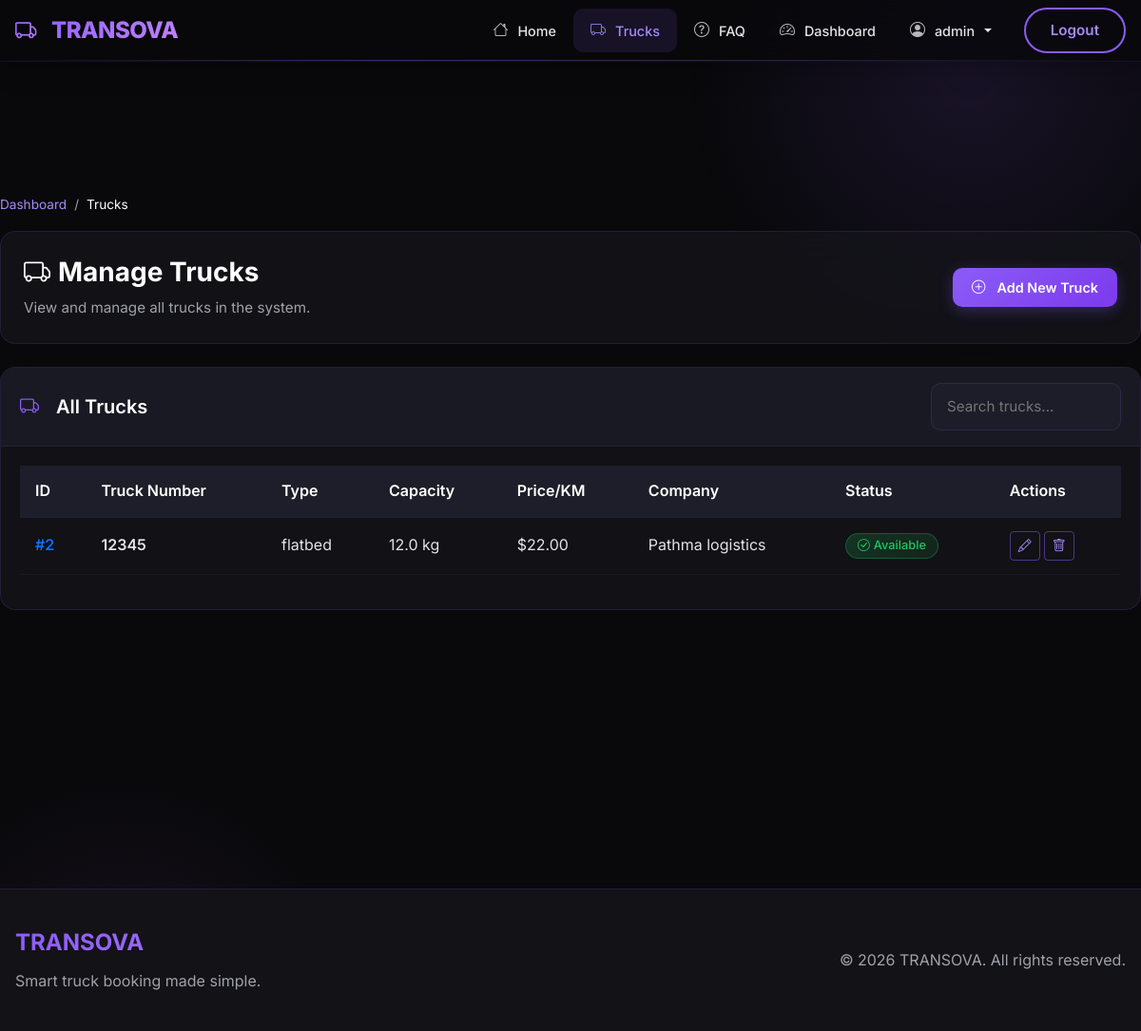
/bookings/admin/trucks/ (signed in), run on the app's committed database.
### accounts/models.py (models this page shows, shortened)
class User(AbstractUser):
    ROLE_ADMIN = "ADMIN"
    ROLE_COMPANY = "COMPANY"
    ROLE_CUSTOMER = "CUSTOMER"
    ROLE_DRIVER = "DRIVER"
    ROLE_CHOICES = (
        (ROLE_ADMIN, "Admin"),
        (ROLE_COMPANY, "Company"),
        (ROLE_CUSTOMER, "Customer"),
        (ROLE_DRIVER, "Driver"),
    )
    role = models.CharField(max_length=20, choices=ROLE_CHOICES, default=ROLE_CUSTOMER)
    phone = models.CharField(max_length=20, blank=True)
    address = models.TextField(blank=True)
    profile_picture = models.ImageField(
        upload_to="profile_pics/", blank=True, null=True
    )
    date_of_birth = models.DateField(null=True, blank=True)
    gender = models.CharField(
        max_length=10,
        choices=[
            ("male", "Male"),
            ("female", "Female"),
            ("other", "Other"),
        ],
        blank=True,
    )
    groups = models.ManyToManyField(
        "auth.Group",
        verbose_name="groups",
        blank=True,
        help_text="The groups this user belongs to.",
        related_name="custom_user_set",
        related_query_name="user",
    )
    user_permissions = models.ManyToManyField(
        "auth.Permission",
        verbose_name="user permissions",
        blank=True,
        help_text="Specific permissions for this user.",
        related_name="custom_user_set",
        related_query_name="user",
    )

### fleet/models.py (models this page shows, shortened)
class Truck(models.Model):
    TRUCK_TYPES = [
        ("box_truck", "Box Truck"),
        ("flatbed", "Flatbed"),
        ("refrigerated", "Refrigerated Truck"),
        ("tanker", "Tanker Truck"),
        ("semi_trailer", "Semi-Trailer Truck (18-Wheeler)"),
        ("garbage", "Garbage Truck"),
        ("car_carrier", "Car Carrier Truck"),
        ("heavy_haul", "Heavy Haul Truck"),
    ]
    company = models.ForeignKey(
        Company,
        on_delete=models.CASCADE,
        related_name="trucks",
        null=True,
        blank=True,
        db_index=True,  # Index for company-specific queries
    )
    truck_number = models.CharField(max_length=50)
    truck_type = models.CharField(max_length=50, choices=TRUCK_TYPES)
    capacity = models.FloatField()
    is_available = models.BooleanField(default=True, db_index=True)
    image = models.ImageField(upload_to="truck_images/", blank=True, null=True)
    price_per_km = models.DecimalField(max_digits=8, decimal_places=2)
    current_latitude = models.FloatField(null=True, blank=True, db_index=True)
    current_longitude = models.FloatField(null=True, blank=True)
    last_location_update = models.DateTimeField(null=True, blank=True)
    is_online = models.BooleanField(
        default=False, db_index=True
    )  # GPS device online status
    created_at = models.DateTimeField(auto_now_add=True, null=True, blank=True)
    updated_at = models.DateTimeField(auto_now=True, null=True, blank=True)
    class Meta:
        ordering = ["-created_at"]
        unique_together = [["company", "truck_number"]]

class Company(models.Model):
    user = models.OneToOneField(
        settings.AUTH_USER_MODEL,
        on_delete=models.CASCADE,
        related_name="company_profile",
    )
    company_name = models.CharField(max_length=255)
    trade_license = models.CharField(max_length=100, blank=True)
    phone = models.CharField(max_length=20, blank=True)
    address = models.TextField(blank=True)
    logo = models.ImageField(upload_to="company_logos/", blank=True, null=True)
    description = models.TextField(blank=True)
    website = models.URLField(blank=True)
    contact_person = models.CharField(max_length=100, blank=True)
    is_approved = models.BooleanField(default=False, db_index=True)
    created_at = models.DateTimeField(auto_now_add=True, null=True, blank=True)
    updated_at = models.DateTimeField(auto_now=True, null=True, blank=True)
    class Meta:
        ordering = ["-created_at"]
        verbose_name_plural = "Companies"

### bookings/views.py (the view)
# urls.py: path("admin/trucks/", admin_trucks, name="admin_trucks"),
@login_required(login_url="/login/")
def admin_trucks(request):
    if not (
        request.user.is_staff
        or request.user.is_superuser
        or request.user.role == "ADMIN"
    ):
        messages.error(request, "You are not authorized to view this page.")
        return redirect("login")
    trucks = Truck.objects.all().order_by("-created_at")
    return render(request, "bookings/admin_trucks.html", {"trucks": trucks})

### bookings/templates/bookings/admin_trucks.html (shortened to what this page needs)
{% extends "bookings/admin_base.html" %}
{% block admin_content %}
<nav class="admin-breadcrumb">
    <a href="{% url 'admin_dashboard' %}">Dashboard</a>
    <span class="separator">/</span>
    <span class="current">Trucks</span>
</nav>
<div class="admin-page-header">
    <div class="row align-items-center">
        <div class="col-md-8">
            <h1 class="admin-page-title">
                <i class="bi bi-truck me-2"></i>Manage Trucks
            </h1>
            <p class="admin-page-subtitle">View and manage all trucks in the system.</p>
        </div>
        <div class="col-md-4 text-md-end">
            <a href="{% url 'admin_truck_add' %}" class="btn btn-admin btn-admin-primary">
                <i class="bi bi-plus-circle me-1"></i> Add New Truck
            </a>
        </div>
    </div>
</div>
<div class="row">
    <div class="col-md-12">
        <div class="admin-card">
            <div class="card-header d-flex justify-content-between align-items-center flex-wrap gap-2">
                <h5><i class="bi bi-truck me-2"></i>All Trucks</h5>
                <input type="text" class="form-admin" placeholder="Search trucks..." id="truckSearch" style="width: 200px;">
            </div>
            <div class="card-body table-responsive">
                <table class="table admin-table" id="trucksTable">
                    <thead>
                        <tr>
                            <th>ID</th>
                            <th>Truck Number</th>
                            <th>Type</th>
                            <th>Capacity</th>
                            <th>Price/KM</th>
                            <th>Company</th>
                            <th>Status</th>
                            <th>Actions</th>
                        </tr>
                    </thead>
                    <tbody>
                        {% for truck in trucks %}
                        <tr>
                            <td>
                                <span class="text-primary fw-semibold">#{{ truck.id }}</span>
                            </td>
                            <td>
                                <span class="fw-semibold">{{ truck.truck_number }}</span>
                            </td>
                            <td>{{ truck.truck_type }}</td>
                            <td>{{ truck.capacity }} kg</td>
                            <td>${{ truck.price_per_km }}</td>
                            <td>{{ truck.company.company_name|default:"N/A" }}</td>
                            <td>
                                {% if truck.is_available %}
                                <span class="badge badge-admin badge-success-custom">
                                    <i class="bi bi-check-circle me-1"></i>Available
                                </span>
                                {% else %}
                                <span class="badge badge-admin badge-warning-custom">
                                    <i class="bi bi-clock me-1"></i>Booked
                                </span>
                                {% endif %}
                            </td>
                            <td>
                                <div class="d-flex gap-1">
                                    <a href="{% url 'admin_truck_edit' truck.id %}" class="btn btn-sm btn-admin-outline" title="Edit">
                                        <i class="bi bi-pencil"></i>
                                    </a>
                                    <a href="{% url 'admin_truck_delete' truck.id %}" class="btn btn-sm btn-admin-outline" title="Delete" onclick="return confirm('Are you sure you want to delete this truck?')">
                                        <i class="bi bi-trash"></i>
                                    </a>
                                </div>
                            </td>
                        </tr>
                        {% endfor %}
                    </tbody>
                </table>
            </div>
        </div>
    </div>
</div>
{% endblock %}

### bookings/templates/bookings/base.html (shortened to what this page needs)
{% load static %}
<!DOCTYPE html>
<html lang="en">
<head>
    <link href="https://cdn.jsdelivr.net/npm/bootstrap@5.3.3/dist/css/bootstrap.min.css" rel="stylesheet">
    <link href="https://cdn.jsdelivr.net/npm/bootstrap-icons@1.11.3/font/bootstrap-icons.css" rel="stylesheet">
    <link rel="stylesheet" href="https://unpkg.com/leaflet@1.9.4/dist/leaflet.css"/>
    <link rel="stylesheet" href="{% static 'css/theme.css' %}">
</head>
<body>
<nav class="navbar navbar-expand-lg kontrek-navbar fixed-top">
    <div class="container">
        <a class="navbar-brand" href="/">
            <i class="bi bi-truck me-2"></i>TRANSOVA
        </a>
        <div class="collapse navbar-collapse" id="nav">
            <ul class="navbar-nav ms-auto align-items-lg-center">
                <li class="nav-item">
                    <a class="nav-link {% if request.path == '/' %}active{% endif %}" href="/">
                        <i class="bi bi-house me-1"></i> Home
                    </a>
                </li>
                <li class="nav-item">
                    <a class="nav-link {% if '/trucks/' in request.path %}active{% endif %}" href="/trucks/">
                        <i class="bi bi-truck me-1"></i> Trucks
                    </a>
                </li>
                <li class="nav-item">
                    <a class="nav-link {% if '/faq/' in request.path %}active{% endif %}" href="/faq/">
                        <i class="bi bi-question-circle me-1"></i> FAQ
                    </a>
                </li>
                {% if user.is_authenticated %}
                    {% if user.is_staff or user.is_superuser or user.role == 'ADMIN' %}
                    <li class="nav-item">
                        <a class="nav-link" href="/bookings/admin-dashboard/">
                            <i class="bi bi-speedometer2 me-1"></i> Dashboard
                        </a>
                    </li>
                    <li class="nav-item dropdown">
                        <a class="nav-link dropdown-toggle" href="#" role="button" data-bs-toggle="dropdown">
                            <i class="bi bi-person-circle me-1"></i> {{ user.username }}
                        </a>
                    </li>
                    {% elif user.role == 'COMPANY' %}
                    <li class="nav-item"><a class="nav-link" href="/fleet/dashboard/"><i class="bi bi-speedometer2 me-1"></i> Dashboard</a></li>
                    {% else %}
                    <li class="nav-item"><a class="nav-link" href="/dashboard/"><i class="bi bi-speedometer2 me-1"></i> Dashboard</a></li>
                    {% endif %}
                    <li class="nav-item">
                        <a class="kontrek-btn-outline ms-lg-3" href="/logout/">Logout</a>
                    </li>
                {% endif %}
            </ul>
        </div>
    </div>
</nav>
<main class="kontrek-container">
    <div class="toast-container position-fixed top-0 end-0 p-3" style="z-index: 9999;">
    </div>
    {% block content %}{% endblock %}
</main>
<footer class="footer-custom">
    <div class="container">
        <div class="row align-items-center">
            <div class="col-md-6">
                <h5 class="footer-brand">TRANSOVA</h5>
                <p class="text-muted mb-0">Smart truck booking made simple.</p>
            </div>
            <div class="col-md-6 text-md-end">
                <p class="text-muted mb-0">&copy; 2026 TRANSOVA. All rights reserved.</p>
            </div>
        </div>
    </div>
</footer>
</body>
</html>

### data on the page
User: username "admin"
Truck: id "2", truck_number "12345", truck_type "flatbed", capacity "12.0", price_per_km "22.00", company.company_name "Pathma logistics", is_available True (drawn)
